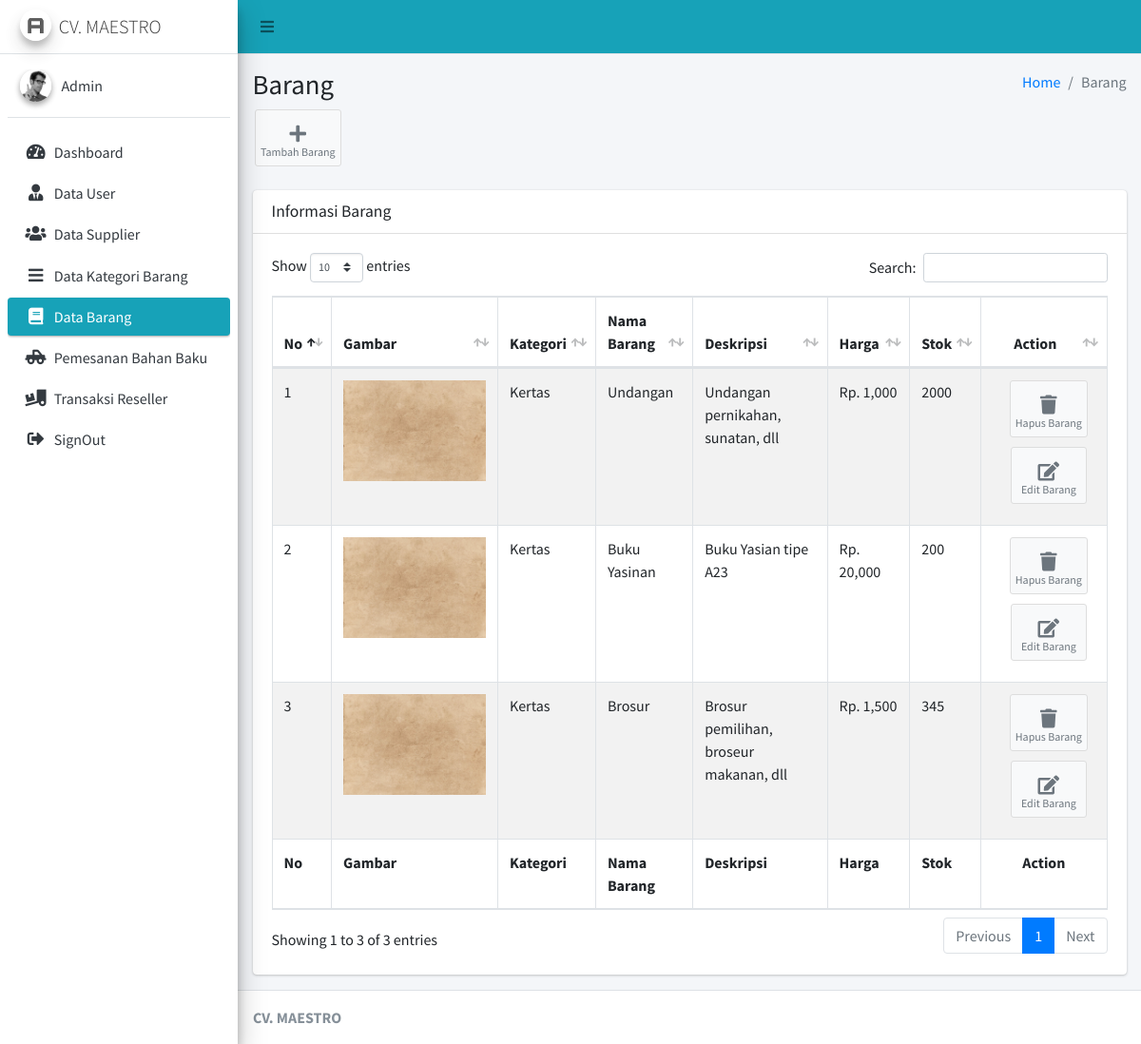
Page /Admin/cBarang (signed in) on the committed database.
### tables this page shows
CREATE TABLE `jenis_barang` (
  `id_jenis` int(11) NOT NULL,
  `id_kategori` int(11) NOT NULL,
  `id_supplier` int(11) NOT NULL,
  `nama_barang` varchar(125) NOT NULL,
  `deskripsi` text NOT NULL,
  `harga_supplier` varchar(20) DEFAULT NULL,
  `stok_supplier` int(11) DEFAULT NULL,
  `harga_gudang` varchar(20) DEFAULT NULL,
  `stok_gudang` int(11) DEFAULT NULL,
  `stok_minimal` int(11) NOT NULL,
  `gambar` text NOT NULL,
  `type` int(11) NOT NULL
);

CREATE TABLE `kategori_barang` (
  `id_kategori` int(11) NOT NULL,
  `nama_kategori` varchar(125) NOT NULL
);

### application/controllers/Admin/cBarang.php (called while the page is built, shortened)
<?php
class cBarang extends CI_Controller
{
	public function __construct()
	{
		$this->load->model('mBarang');
		$this->load->model('mKategori');
	}
	public function index()
	{
		$data = array(
			'barang' => $this->mBarang->select()
		);
		$this->load->view('Admin/Layout/head');
		$this->load->view('Admin/Layout/aside');
		$this->load->view('Admin/Barang/vBarang', $data);
		$this->load->view('Admin/Layout/footer');
	}
}

### index.php (called while the page is built, shortened)
<?php
require_once BASEPATH.'core/CodeIgniter.php';

### application/models/mBarang.php (called while the page is built, shortened)
<?php
class mBarang extends CI_Model
{
	public function select()
	{
		$this->db->select('*');
		$this->db->from('jenis_barang');
		$this->db->join('kategori_barang', 'jenis_barang.id_kategori = kategori_barang.id_kategori', 'left');
		$this->db->where('type=1');
		return $this->db->get()->result();
	}
}

### application/views/Admin/Barang/vBarang.php (the view, shortened to what this page needs)
<div class="content-wrapper">
	<section class="content-header">
		<div class="container-fluid">
			<div class="row mb-2">
				<div class="col-sm-6">
					<h1>Barang</h1>
				</div>
				<div class="col-sm-6">
					<ol class="breadcrumb float-sm-right">
						<li class="breadcrumb-item"><a href="#">Home</a></li>
						<li class="breadcrumb-item active">Barang</li>
					</ol>
				</div>
			</div>
		</div>
		<a href="<?= base_url('Admin/cBarang/create') ?>" class="btn btn-app">
			<i class="fas fa-plus"></i> Tambah Barang
		</a>
	</section>
	<section class="content">
		<div class="container-fluid">
			<div class="row">
				<div class="col-12">
					<div class="card">
						<div class="card-header">
							<h3 class="card-title">Informasi Barang</h3>
						</div>
						<div class="card-body">
							<table id="example1" class="table table-bordered table-striped">
								<thead>
									<tr>
										<th>No</th>
										<th>Gambar</th>
										<th>Kategori</th>
										<th>Nama Barang</th>
										<th>Deskripsi</th>
										<th>Harga</th>
										<th>Stok</th>
										<th class="text-center">Action</th>
									</tr>
								</thead>
								<tbody>
									<?php
									$no = 1;
									foreach ($barang as $key => $value) {
									?>
										<tr>
											<td><?= $no++ ?></td>
											<td>
												<img style="width: 150px;" src="<?= base_url('asset/foto-produk/' . $value->gambar) ?>">
											</td>
											<td><?= $value->nama_kategori ?></td>
											<td><?= $value->nama_barang ?></td>
											<td><?= $value->deskripsi ?></td>
											<td>Rp. <?= number_format($value->harga_gudang)  ?></td>
											<td><?= $value->stok_gudang ?></td>
											<td class="text-center"> <a href="<?= base_url('Admin/cBarang/delete/' . $value->id_jenis) ?>" class="btn btn-app">
													<i class="fas fa-trash"></i> Hapus Barang
												</a> <a href="<?= base_url('Admin/cBarang/update/' . $value->id_jenis) ?>" class="btn btn-app">
													<i class="fas fa-edit"></i> Edit Barang
												</a></td>
										</tr>
									<?php
									}
									?>
								</tbody>
								<tfoot>
									<tr>
										<th>No</th>
										<th>Gambar</th>
										<th>Kategori</th>
										<th>Nama Barang</th>
										<th>Deskripsi</th>
										<th>Harga</th>
										<th>Stok</th>
										<th class="text-center">Action</th>
									</tr>
								</tfoot>
							</table>
						</div>
					</div>
				</div>
			</div>
		</div>
	</section>
</div>

### rows in the picture
jenis_barang: gambar (picture), id_kategori.nama_kategori "Kertas", nama_barang "Undangan", deskripsi "Undangan pernikahan, sunatan, dll", harga_gudang "1,000", stok_gudang "2000"
jenis_barang: gambar (picture), id_kategori.nama_kategori "Kertas", nama_barang "Buku Yasinan", deskripsi "Buku Yasian tipe A23", harga_gudang "20,000", stok_gudang "200"
jenis_barang: gambar (picture), id_kategori.nama_kategori "Kertas", nama_barang "Brosur", deskripsi "Brosur pemilihan, broseur makanan, dll", harga_gudang "1,500", stok_gudang "345"
